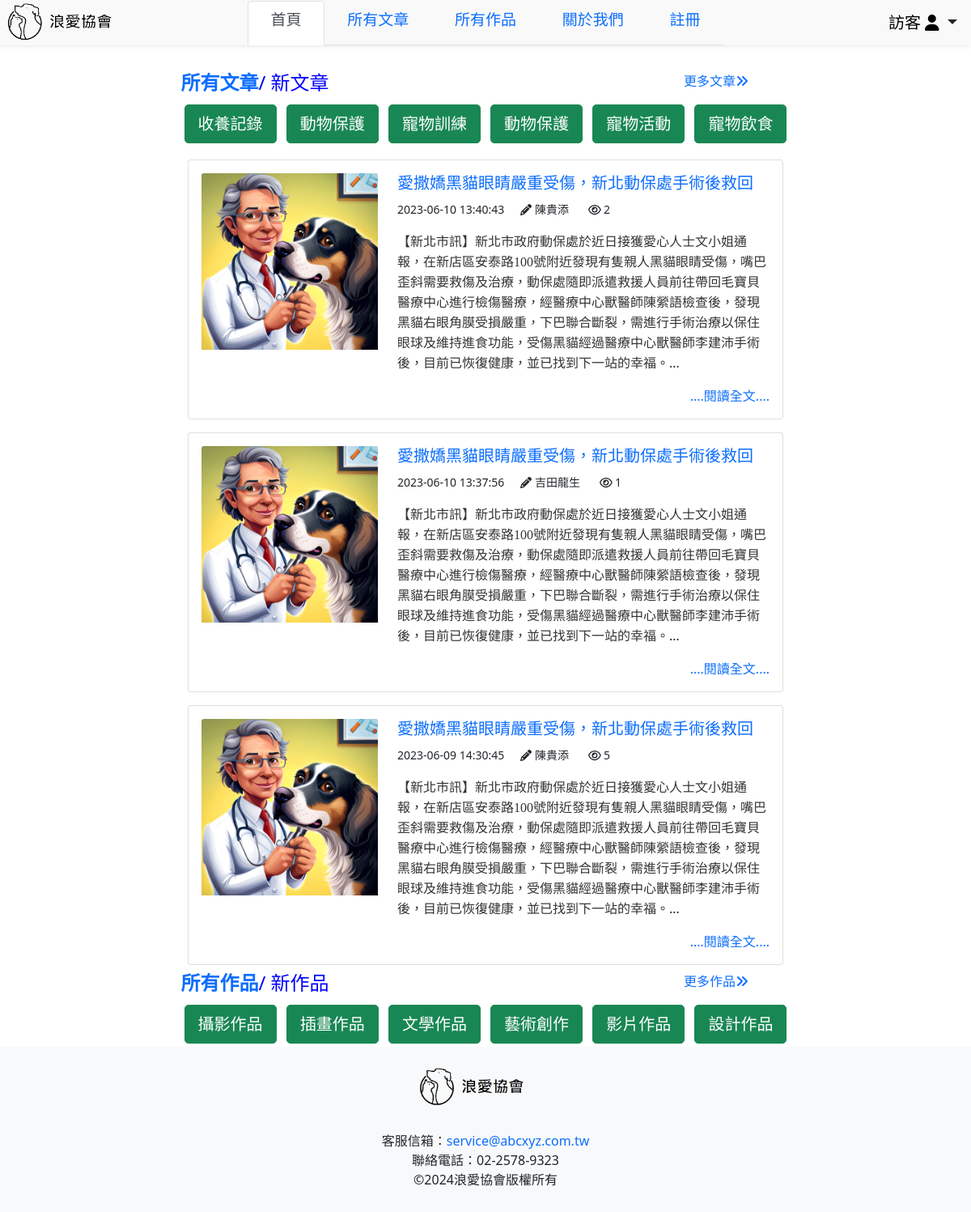
Screenshot of /user/index.php?category=3 with the database file from the repository.
### tables this page shows
CREATE TABLE `title` (
  `id` int(11) NOT NULL,
  `category` varchar(50) NOT NULL,
  `DataID` varchar(50) NOT NULL
);

CREATE TABLE `article` (
  `id` int(11) NOT NULL COMMENT 'id',
  `userNo` int(11) DEFAULT NULL COMMENT 'users_id',
  `title` varchar(30) DEFAULT NULL COMMENT '文章標題',
  `category` varchar(50) DEFAULT NULL COMMENT '分類',
  `content` text DEFAULT NULL COMMENT '内容',
  `publish` tinyint(1) DEFAULT NULL COMMENT '是否發佈',
  `create_date` datetime DEFAULT NULL COMMENT '建立時間',
  `modify_date` datetime DEFAULT NULL COMMENT '修改時間',
  `image` varchar(50) NOT NULL COMMENT '文章照片',
  `viewCX` int(11) NOT NULL
);

### Utils/DBConnect.php (called while the page is built, shortened)
<?php
class DBConnect
{
    private static $instance;
    private $connection;
    private function __construct()
    {
        require_once 'DBpassword.php';
        $this->connection = mysqli_connect($host, $username, $password, $database, $port);
        if (mysqli_connect_errno()) {
            die('Database connection failed: ' . mysqli_connect_error());
        }else{
            mysqli_query($this->connection, "SET NAMES utf8");
        }
    }
    public static function getInstance()
    {
        if (self::$instance === null) {
            self::$instance = new DBConnect();
        }
        return self::$instance;
    }
    public function getConnection()
    {
        return $this->connection;
    }
}
?>

### Utils/DBpassword.php (called while the page is built)
<?php
$host = 'localhost';
$port = 3306;
$username = 'root';
$password = '';
$database = 'your-data-base';
?>

### DAL/titleDAL.php (called while the page is built, shortened)
<?php
require_once dirname(__FILE__).'/../Utils/InfoDAL.php';
class titleDAL extends InfoDAL
{
    public function getAllArticleTitle()
    {
        $sql = "SELECT * FROM `title` WHERE `DataID` = 'article' ORDER BY `id` ASC";
        $aList = parent::query($sql);
        return $aList;
    }
    public function getAllWorkTitle() {
        $sql = "SELECT * FROM `title` WHERE `DataID` = 'work' ORDER BY `id` ASC";
        $aList = parent::query($sql);
        return $aList;
    }
}
?>

### Utils/InfoDAL.php (called while the page is built, shortened)
<?php
require_once dirname(__FILE__).'/../Utils/DBConnect.php';
class InfoDAL
{
    private $link = null;
    public function __construct()
    {
        $this->link = DBConnect::getInstance()->getConnection();
    }
    public function query($sql)
    {
        $result = mysqli_query($this->link, $sql);
        $alist = array();
        while ($row = mysqli_fetch_object($result)) {
            $aInfo = new stdClass();
            foreach ($row as $key => $value) {
                $aInfo->$key = $value;
            }
            $alist[] = $aInfo;
        }
        return $alist;
    }
    public function getOne($sql)
    {
        $result = mysqli_query($this->link, $sql);
        $aInfo = new stdClass();
        while ($row = mysqli_fetch_object($result)) {
            foreach ($row as $key => $value) {
                $aInfo->$key = $value;
            }
        }
        return $aInfo;
    }
    public function getContentTxt($fileName, $class)
    {
        if($fileName)
        {
            $Path = '../_uploads/' . $class . '/Content/';
            $filePath = $Path . $fileName;
            return file_get_contents($filePath);
        }
        return '';
    }
}
?>

### DAL/articleDAL.php (called while the page is built, shortened)
<?php
require_once dirname(__FILE__).'/../Utils/InfoDAL.php';
class articleDAL extends InfoDAL
{
    public function getArticleByPage($category, $pageStart=0, $pageSize)
    {
        if($category)
            $temp = " WHERE `category` = '".$category."'";
        else
            $temp = "";
        $sql = "SELECT * FROM `article`".$temp."
                ORDER BY `id` DESC
                LIMIT ".$pageStart.",".$pageSize.";";
        $aList = parent::query($sql);
        return $aList;
    }
}
?>

### DAL/usersDAL.php (called while the page is built, shortened)
<?php
require_once dirname(__FILE__).'/../Utils/InfoDAL.php';
class usersDAL extends InfoDAL
{
    public function getNameById($id)
    {
        $SQL = "SELECT fullname FROM `users` WHERE `id` = '".$id."';";
        $aList = parent::getOne($SQL);
        return $aList;
    }
}
?>

### user/index.php (the view, shortened to what this page needs)
<?php
    require_once dirname(__FILE__) . '/../DAL/articleDAL.php';
    require_once dirname(__FILE__) . '/../DAL/usersDAL.php';
    $category = isset($_GET['category']) ? $_GET['category'] : '';
    $pageNo = isset($_GET['pageno']) ? $_GET['pageno'] : 1;
    $aDAl1 = new articleDAL();
    $aDAl3 = new usersDAL();
	$pageSize = 5;
    $pageStart = ($pageNo - 1) * $pageSize;
    $aInfo1 = $aDAl1->getArticleByPage($category, $pageStart, $pageSize);
?>
<!DOCTYPE html>
<html lang="zh-Tw">
<head>
</head>
<body>
    <div class="top">
        <?php require_once "../Common/topNav.php" ?>
    </div>
    <div class="main">
        <div class="container">
            <div class="row">
                <div class="col-6 pt-2 text-center">
                    <h4 style="color: blue"><a href="articleList.php"><b>所有文章</b></a>/ 新文章</h4>
                </div>
                <div class="col-6 pt-2 text-center">
                    <a href="articleList.php">更多文章<i class="fas fa-angle-double-right"></i></a>
                </div>
                <?php require_once "../Common/articleTitle.php" ?>
                <?php
                foreach ($aInfo1 as $aItem1) {
                    $url = 'article.php?no=' . $aItem1->id;
                    $author = $aDAl3->getNameById($aItem1->userNo);
                    $content = $aDAl1->getContentTxt($aItem1->content, 'Article');
                    $theTime = '<small>'.$aItem1->create_date.
                    '<i class="fas fa-pencil-alt" style="margin-left:20px;"></i>  '.$author->fullname.
                    ' <i class="far fa-eye" style="margin-left:20px;"></i> '.$aItem1->viewCX.'</small>';
                ?>
                    <div class="container">
                        <div class="row justify-content-center">
                            <div class="col-8">
                                <div class="card mt-3">
                                    <div class="row p-3">
                                        <div class="col-12 col-lg-4 pb-3">
                                            <img class="card-img-top img-fluid" src="../_uploads/Article/Image/<?php echo $aItem1->image ?>">
                                        </div>
                                        <div class="col-12 col-lg-8">
                                            <h5><a href="<?php echo $url; ?>"><?php echo $aItem1->title ?></a></h5><?php echo $theTime; ?>
                                            <p class="card-text"><?php echo mb_substr($content, 0, 300).'...'; ?></p>
                                            <div class="text-end">
                                                <a href="<?php echo $url ?>">....閱讀全文....</a>
                                            </div>
                                        </div>
                                    </div>
                                </div>
                            </div>
                        </div>
                    </div>
                <?php } ?>
            </div>
            <div class="row">
                <div class="col-6 pt-2 text-center">
                    <h4 style="color: blue"><a href="workList.php"><b>所有作品</b></a>/ 新作品</h4>
                </div>
                <div class="col-6 pt-2 text-center">
                    <a href="workList.php">更多作品<i class="fas fa-angle-double-right"></i></a>
                </div>
                <?php require_once "../Common/workTitle.php" ?>
            </div>
        </div>
    </div>
    <?php require_once "../Common/footer.php" ?>
</body>
</html>

### Common/topNav.php (shortened to what this page needs)
<?php
    $url = $_SERVER['PHP_SELF'];
    $dir = basename(dirname($url));
    $file = basename($url);
    $file1 = $dir.'/'.$file;
    $act ='active';
?>
<link href="https://cdn.jsdelivr.net/npm/bootstrap@5.1.3/dist/css/bootstrap.min.css" rel="stylesheet">
<link href="https://cdn.jsdelivr.net/gh/kartik-v/bootstrap-fileinput@5.5.0/css/fileinput.min.css" media="all" rel="stylesheet" type="text/css" />
<link rel="stylesheet" href="https://cdnjs.cloudflare.com/ajax/libs/summernote/0.8.20/summernote-bs4.min.css">
<link rel="stylesheet" href="../plugins/css/fontawesome.min.css">
<link rel="stylesheet" href="../plugins/css/fontawesome.css">
<link rel="stylesheet" href="../css/Body.css">
<link rel="stylesheet" href="https://cdn.jsdelivr.net/npm/bootstrap-icons@1.10.2/font/bootstrap-icons.css">
<div class="fixed-top shadow-sm" style="background-color: #f9f9f9;">
    <div class="row justify-content-between align-items-center">
        <div class="col-2">
            <a href="../user/index.php"><img width="150px" src="../images/logo1.png" alt=""></a>
        </div>
        <div class="col-6">
            <ul class="nav nav-tabs nav-fill ">
                <li class="nav-item">
                    <a class="nav-link <?php if ($file1 === 'user/index.php') echo $act; ?>" aria-current="page" href="../user/index.php">首頁</a>
                </li>
                <li class="nav-item">
                    <a class="nav-link <?php if ($file1 === 'user/articleList.php' || $file1 === 'user/article.php' ) echo $act; ?>" href="../user/articleList.php">所有文章</a>
                </li>
                <li class="nav-item">
                    <a class="nav-link <?php if ($file1 === 'user/workList.php' || $file1 === 'user/work.php') echo $act; ?>" href="../user/workList.php">所有作品</a>
                </li>
                <li class="nav-item">
                    <a class="nav-link <?php if ($file1 === 'user/about.php') echo $act; ?>" href="../user/about.php">關於我們</a>
                </li>
                <?php
                    if(!isset($_SESSION['userName'])){ ?>
                    <li class="nav-item">
                        <a class="nav-link <?php if ($file1 === 'Home/registerForm.php') echo $act; ?>" href="../Home/registerForm.php">註冊</a>
                    </li>
                <?php } ?>
            </ul>
        </div>
        <div class="col-2 text-end">
            <div class="dropdown">
                <button class="btn btn-lg dropdown-toggle" type="button" id="dropdownMenuButton1" data-bs-toggle="dropdown" aria-expanded="false">
                    <span style="color: black"><?php echo isset($_SESSION['userName'])?$_SESSION['userName']:'訪客' ?> <i class="fa-solid fa-user"></i></span>
                </button>
            </div>
        </div>
    </div>
</div>

### Common/articleTitle.php
<?php
    require_once dirname(__FILE__) . '/../DAL/titleDAL.php';
    $titleArticleDAL = new titleDAL();
    $titles = $titleArticleDAL->getAllArticleTitle();
?>
<div class="btn-group d-flex align-items-center justify-content-center text-center" role="group" aria-label="Article Categories">
    <div class="witdh">
    <?php foreach ($titles as $title): ?>
        <a href="../user/articleList.php?category=<?php echo $title->id; ?>&pageno=1" class="btn btn-success btn-lg btn-block m-1">
            <?php echo $title->category; ?>
        </a>
    <?php endforeach; ?>
    </div>
</div>

### Common/workTitle.php
<?php
    require_once dirname(__FILE__) . '/../DAL/titleDAL.php';
    $titleWorkDAL = new titleDAL();
    $titles = $titleWorkDAL->getAllWorkTitle();
?>
<div class="btn-group d-flex justify-content-center align-items-center text-center" role="group" aria-label="Article Categories">
    <div class="witdh">
        <?php foreach ($titles as $title): ?>
            <a href="../user/workList.php?category=<?php echo $title->id; ?>&pageno=1" class="btn btn-success btn-lg btn-block m-1">
                <?php echo $title->category; ?>
            </a>
        <?php endforeach; ?>
    </div>
</div>

### Common/footer.php (shortened to what this page needs)
<div class="footer-container bg-light position-relative-bottom">
	<footer id="sticky-footer" class="flex-shrink-0 py-1 bg-light text-dark-50">
	<div class="container mb-2">
		<div class="row justify-content-center align-items-center text-center">
			<div class="col-lg-12">
				<img src="../images/logo.png" class="" height="100px" alt="">
				<p>客服信箱：<a href="mailto:service@leaderonline.com.tw">service@abcxyz.com.tw</a><br>
				聯絡電話：02-2578-9323 <br>
				&copy;<?php echo date("Y") ?>浪愛協會版權所有</p>
			</div>
		</div>
	</div>
	</footer>
</div>

### css/Body.css (style rules this page uses)
* { margin: 0; padding: 0; box-sizing: border-box; }
a { text-decoration: none; }
.nav { font-size: 19px; max-height: 55px; }
.nav a { height: 55px; }
.main { margin-top: 80px; min-height: 600px; }
.witdh { width: 100%; }

### rows the page displays
title: category "收養記錄"
title: category "動物保護"
title: category "寵物訓練"
title: category "動物保護"
title: category "寵物活動"
title: category "寵物飲食"
article: image (picture), title "愛撒嬌黑貓眼睛嚴重受傷，新北動保處手術後救回", create_date "2023-06-10 13:40:43", fullname "陳貴添", viewCX "2", content "【新北市訊】新北市政府動保處於近日接獲愛心人士文小姐通報，在新店區安泰路100號附近發現有隻親人黑貓眼睛受傷，嘴巴歪斜需要救傷及治療，動保處隨即派遣救援人員前往帶回毛寶貝醫療中心進行檢傷醫療，經醫療中心獸醫師陳縈語檢查後，發現黑貓右眼角膜受損嚴重，下巴聯合斷裂，需進行手術治療以保住眼球及維持進食功能，受傷黑貓經過醫療中心獸醫師李建沛手術後，目前已恢復健康，並已找到下一站的幸福。"
article: image (picture), title "愛撒嬌黑貓眼睛嚴重受傷，新北動保處手術後救回", create_date "2023-06-10 13:37:56", fullname "吉田龍生", viewCX "1", content "【新北市訊】新北市政府動保處於近日接獲愛心人士文小姐通報，在新店區安泰路100號附近發現有隻親人黑貓眼睛受傷，嘴巴歪斜需要救傷及治療，動保處隨即派遣救援人員前往帶回毛寶貝醫療中心進行檢傷醫療，經醫療中心獸醫師陳縈語檢查後，發現黑貓右眼角膜受損嚴重，下巴聯合斷裂，需進行手術治療以保住眼球及維持進食功能，受傷黑貓經過醫療中心獸醫師李建沛手術後，目前已恢復健康，並已找到下一站的幸福。"
article: image (picture), title "愛撒嬌黑貓眼睛嚴重受傷，新北動保處手術後救回", create_date "2023-06-09 14:30:45", fullname "陳貴添", viewCX "5", content "【新北市訊】新北市政府動保處於近日接獲愛心人士文小姐通報，在新店區安泰路100號附近發現有隻親人黑貓眼睛受傷，嘴巴歪斜需要救傷及治療，動保處隨即派遣救援人員前往帶回毛寶貝醫療中心進行檢傷醫療，經醫療中心獸醫師陳縈語檢查後，發現黑貓右眼角膜受損嚴重，下巴聯合斷裂，需進行手術治療以保住眼球及維持進食功能，受傷黑貓經過醫療中心獸醫師李建沛手術後，目前已恢復健康，並已找到下一站的幸福。"
title: category "攝影作品"
title: category "插畫作品"
title: category "文學作品"
title: category "藝術創作"
title: category "影片作品"
title: category "設計作品"
